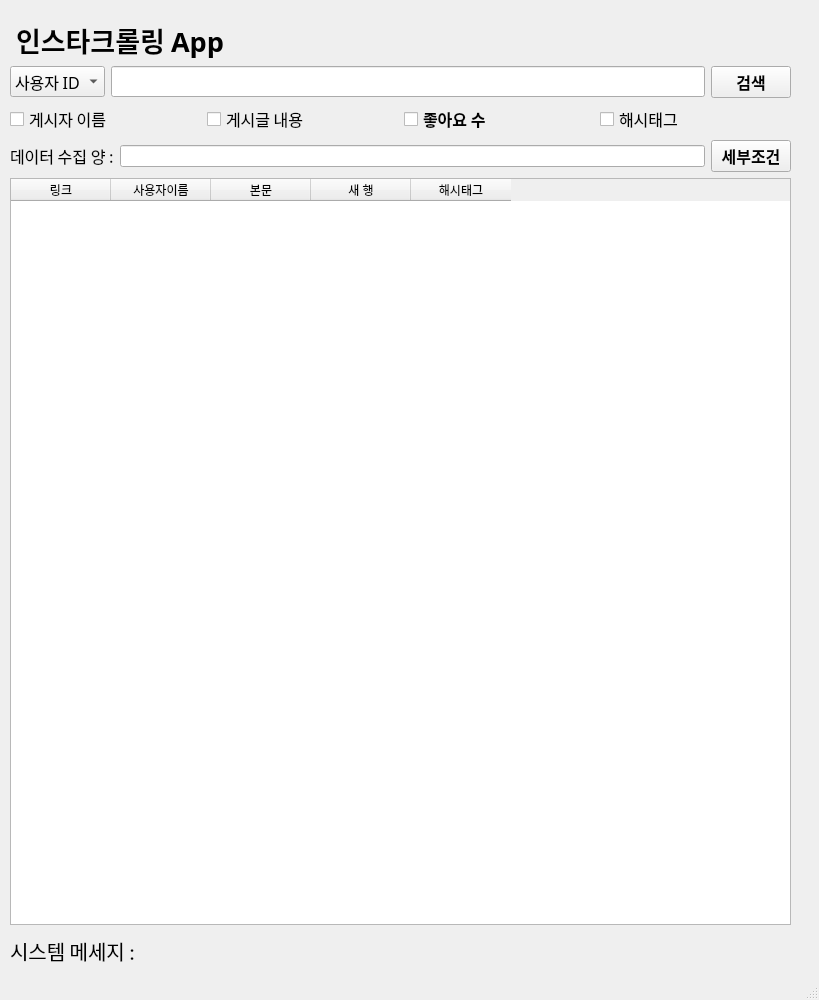
<?xml version="1.0" encoding="UTF-8"?>
<ui version="4.0">
 <class>MainWindow</class>
 <widget class="QMainWindow" name="MainWindow">
  <property name="geometry">
   <rect>
    <x>0</x>
    <y>0</y>
    <width>819</width>
    <height>1000</height>
   </rect>
  </property>
  <property name="sizePolicy">
   <sizepolicy hsizetype="Fixed" vsizetype="Fixed">
    <horstretch>0</horstretch>
    <verstretch>0</verstretch>
   </sizepolicy>
  </property>
  <property name="windowTitle">
   <string>MainWindow</string>
  </property>
  <widget class="QWidget" name="centralwidget">
   <widget class="QWidget" name="formLayoutWidget">
    <property name="geometry">
     <rect>
      <x>10</x>
      <y>20</y>
      <width>781</width>
      <height>951</height>
     </rect>
    </property>
    <layout class="QFormLayout" name="formLayout">
     <property name="sizeConstraint">
      <enum>QLayout::SetMinAndMaxSize</enum>
     </property>
     <property name="fieldGrowthPolicy">
      <enum>QFormLayout::ExpandingFieldsGrow</enum>
     </property>
     <property name="labelAlignment">
      <set>Qt::AlignJustify|Qt::AlignVCenter</set>
     </property>
     <property name="formAlignment">
      <set>Qt::AlignCenter</set>
     </property>
     <property name="leftMargin">
      <number>0</number>
     </property>
     <property name="rightMargin">
      <number>0</number>
     </property>
     <item row="0" column="1">
      <widget class="QLabel" name="label">
       <property name="enabled">
        <bool>true</bool>
       </property>
       <property name="sizePolicy">
        <sizepolicy hsizetype="Fixed" vsizetype="Fixed">
         <horstretch>0</horstretch>
         <verstretch>0</verstretch>
        </sizepolicy>
       </property>
       <property name="font">
        <font>
         <family>IM혜민 Bold</family>
         <pointsize>20</pointsize>
         <weight>75</weight>
         <bold>true</bold>
        </font>
       </property>
       <property name="text">
        <string>인스타크롤링 App</string>
       </property>
      </widget>
     </item>
     <item row="1" column="0" colspan="2">
      <layout class="QHBoxLayout" name="horizontalLayout">
       <item>
        <widget class="QComboBox" name="search_type">
         <property name="font">
          <font>
           <family>IM혜민 Bold</family>
           <pointsize>12</pointsize>
          </font>
         </property>
         <item>
          <property name="text">
           <string>사용자 ID</string>
          </property>
         </item>
         <item>
          <property name="text">
           <string>태그</string>
          </property>
         </item>
        </widget>
       </item>
       <item>
        <widget class="QLineEdit" name="searh_word">
         <property name="font">
          <font>
           <family>IM혜민 Bold</family>
           <pointsize>12</pointsize>
          </font>
         </property>
         <property name="inputMask">
          <string/>
         </property>
         <property name="text">
          <string/>
         </property>
        </widget>
       </item>
       <item>
        <widget class="QPushButton" name="pushButton">
         <property name="font">
          <font>
           <family>IM혜민 Bold</family>
           <pointsize>12</pointsize>
           <weight>75</weight>
           <bold>true</bold>
          </font>
         </property>
         <property name="text">
          <string>검색</string>
         </property>
        </widget>
       </item>
      </layout>
     </item>
     <item row="2" column="0" colspan="2">
      <layout class="QHBoxLayout" name="horizontalLayout_2">
       <item>
        <widget class="QCheckBox" name="Oner_ID">
         <property name="font">
          <font>
           <family>IM혜민 Bold</family>
           <pointsize>12</pointsize>
          </font>
         </property>
         <property name="text">
          <string>게시자 이름</string>
         </property>
        </widget>
       </item>
       <item>
        <widget class="QCheckBox" name="MainText">
         <property name="font">
          <font>
           <family>IM혜민 Bold</family>
           <pointsize>12</pointsize>
          </font>
         </property>
         <property name="text">
          <string>게시글 내용</string>
         </property>
        </widget>
       </item>
       <item>
        <widget class="QCheckBox" name="lover">
         <property name="font">
          <font>
           <family>IM혜민 Bold</family>
           <pointsize>12</pointsize>
           <weight>75</weight>
           <bold>true</bold>
          </font>
         </property>
         <property name="text">
          <string>좋아요 수</string>
         </property>
        </widget>
       </item>
       <item>
        <widget class="QCheckBox" name="Hash">
         <property name="font">
          <font>
           <family>IM혜민 Bold</family>
           <pointsize>12</pointsize>
          </font>
         </property>
         <property name="text">
          <string>해시태그</string>
         </property>
        </widget>
       </item>
      </layout>
     </item>
     <item row="3" column="0" colspan="2">
      <layout class="QHBoxLayout" name="horizontalLayout_6">
       <property name="sizeConstraint">
        <enum>QLayout::SetNoConstraint</enum>
       </property>
       <item>
        <widget class="QLabel" name="amount_label">
         <property name="font">
          <font>
           <family>IM혜민 Bold</family>
           <pointsize>12</pointsize>
          </font>
         </property>
         <property name="text">
          <string>데이터 수집 양 :</string>
         </property>
        </widget>
       </item>
       <item>
        <widget class="QLineEdit" name="want_amount"/>
       </item>
       <item>
        <widget class="QPushButton" name="pushButton_3">
         <property name="font">
          <font>
           <family>IM혜민 Bold</family>
           <pointsize>12</pointsize>
           <weight>75</weight>
           <bold>true</bold>
          </font>
         </property>
         <property name="text">
          <string>세부조건</string>
         </property>
        </widget>
       </item>
      </layout>
     </item>
     <item row="5" column="0" colspan="2">
      <widget class="QLabel" name="label_3">
       <property name="sizePolicy">
        <sizepolicy hsizetype="Fixed" vsizetype="Fixed">
         <horstretch>1</horstretch>
         <verstretch>50</verstretch>
        </sizepolicy>
       </property>
       <property name="minimumSize">
        <size>
         <width>0</width>
         <height>40</height>
        </size>
       </property>
       <property name="sizeIncrement">
        <size>
         <width>0</width>
         <height>0</height>
        </size>
       </property>
       <property name="font">
        <font>
         <family>IM혜민 Bold</family>
         <pointsize>15</pointsize>
        </font>
       </property>
       <property name="frameShadow">
        <enum>QFrame::Raised</enum>
       </property>
       <property name="text">
        <string>시스템 메세지 :</string>
       </property>
      </widget>
     </item>
     <item row="4" column="0" colspan="2">
      <widget class="QTableWidget" name="insta_table">
       <column>
        <property name="text">
         <string>링크</string>
        </property>
       </column>
       <column>
        <property name="text">
         <string>사용자이름</string>
        </property>
       </column>
       <column>
        <property name="text">
         <string>본문</string>
        </property>
       </column>
       <column>
        <property name="text">
         <string>새 행</string>
        </property>
       </column>
       <column>
        <property name="text">
         <string>해시태그</string>
        </property>
       </column>
      </widget>
     </item>
    </layout>
   </widget>
  </widget>
  <widget class="QStatusBar" name="statusbar"/>
 </widget>
 <resources/>
 <connections/>
 <slots>
  <slot>start_search()</slot>
 </slots>
</ui>
